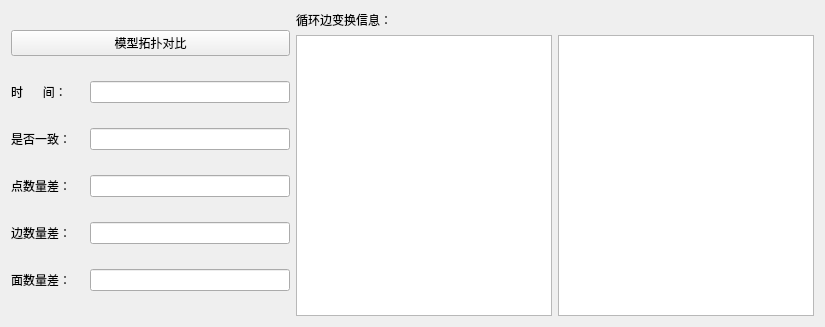
<?xml version="1.0" encoding="UTF-8"?>
<ui version="4.0">
 <class>Form</class>
 <widget class="QWidget" name="Form">
  <property name="geometry">
   <rect>
    <x>0</x>
    <y>0</y>
    <width>825</width>
    <height>327</height>
   </rect>
  </property>
  <property name="windowTitle">
   <string>Form</string>
  </property>
  <layout class="QHBoxLayout" name="horizontalLayout">
   <item>
    <layout class="QHBoxLayout" name="horizontalLayout_4">
     <item>
      <layout class="QVBoxLayout" name="verticalLayout_2">
       <item>
        <widget class="QPushButton" name="btn_detect">
         <property name="maximumSize">
          <size>
           <width>280</width>
           <height>16777215</height>
          </size>
         </property>
         <property name="text">
          <string>模型拓扑对比</string>
         </property>
        </widget>
       </item>
       <item>
        <layout class="QHBoxLayout" name="horizontalLayout_5">
         <item>
          <widget class="QLabel" name="label">
           <property name="maximumSize">
            <size>
             <width>80</width>
             <height>16777215</height>
            </size>
           </property>
           <property name="text">
            <string>时      间：</string>
           </property>
          </widget>
         </item>
         <item>
          <widget class="QLineEdit" name="lineEdit_time">
           <property name="maximumSize">
            <size>
             <width>200</width>
             <height>16777215</height>
            </size>
           </property>
          </widget>
         </item>
        </layout>
       </item>
       <item>
        <layout class="QHBoxLayout" name="horizontalLayout_6">
         <item>
          <widget class="QLabel" name="label_6">
           <property name="maximumSize">
            <size>
             <width>80</width>
             <height>16777215</height>
            </size>
           </property>
           <property name="text">
            <string>是否一致：</string>
           </property>
          </widget>
         </item>
         <item>
          <widget class="QLineEdit" name="lineEdit_result">
           <property name="maximumSize">
            <size>
             <width>200</width>
             <height>16777215</height>
            </size>
           </property>
          </widget>
         </item>
        </layout>
       </item>
       <item>
        <layout class="QHBoxLayout" name="horizontalLayout_7">
         <item>
          <widget class="QLabel" name="label_3">
           <property name="maximumSize">
            <size>
             <width>80</width>
             <height>16777215</height>
            </size>
           </property>
           <property name="text">
            <string>点数量差：</string>
           </property>
          </widget>
         </item>
         <item>
          <widget class="QLineEdit" name="lineEdit_pointNum">
           <property name="maximumSize">
            <size>
             <width>200</width>
             <height>16777215</height>
            </size>
           </property>
          </widget>
         </item>
        </layout>
       </item>
       <item>
        <layout class="QHBoxLayout" name="horizontalLayout_8">
         <item>
          <widget class="QLabel" name="label_4">
           <property name="maximumSize">
            <size>
             <width>80</width>
             <height>16777215</height>
            </size>
           </property>
           <property name="text">
            <string>边数量差：</string>
           </property>
          </widget>
         </item>
         <item>
          <widget class="QLineEdit" name="lineEdit_edgeNum">
           <property name="maximumSize">
            <size>
             <width>200</width>
             <height>16777215</height>
            </size>
           </property>
          </widget>
         </item>
        </layout>
       </item>
       <item>
        <layout class="QHBoxLayout" name="horizontalLayout_9">
         <item>
          <widget class="QLabel" name="label_5">
           <property name="maximumSize">
            <size>
             <width>80</width>
             <height>16777215</height>
            </size>
           </property>
           <property name="text">
            <string>面数量差：</string>
           </property>
          </widget>
         </item>
         <item>
          <widget class="QLineEdit" name="lineEdit_faceNum">
           <property name="maximumSize">
            <size>
             <width>200</width>
             <height>16777215</height>
            </size>
           </property>
          </widget>
         </item>
        </layout>
       </item>
      </layout>
     </item>
     <item>
      <layout class="QVBoxLayout" name="verticalLayout_3">
       <item>
        <layout class="QVBoxLayout" name="verticalLayout_4">
         <item>
          <widget class="QLabel" name="label_2">
           <property name="text">
            <string>循环边变换信息：</string>
           </property>
          </widget>
         </item>
         <item>
          <layout class="QHBoxLayout" name="horizontalLayout_10">
           <item>
            <widget class="QTextEdit" name="textEdit_transInfor1"/>
           </item>
           <item>
            <widget class="QTextEdit" name="textEdit_transInfor2"/>
           </item>
          </layout>
         </item>
        </layout>
       </item>
      </layout>
     </item>
    </layout>
   </item>
  </layout>
 </widget>
 <resources/>
 <connections/>
</ui>
